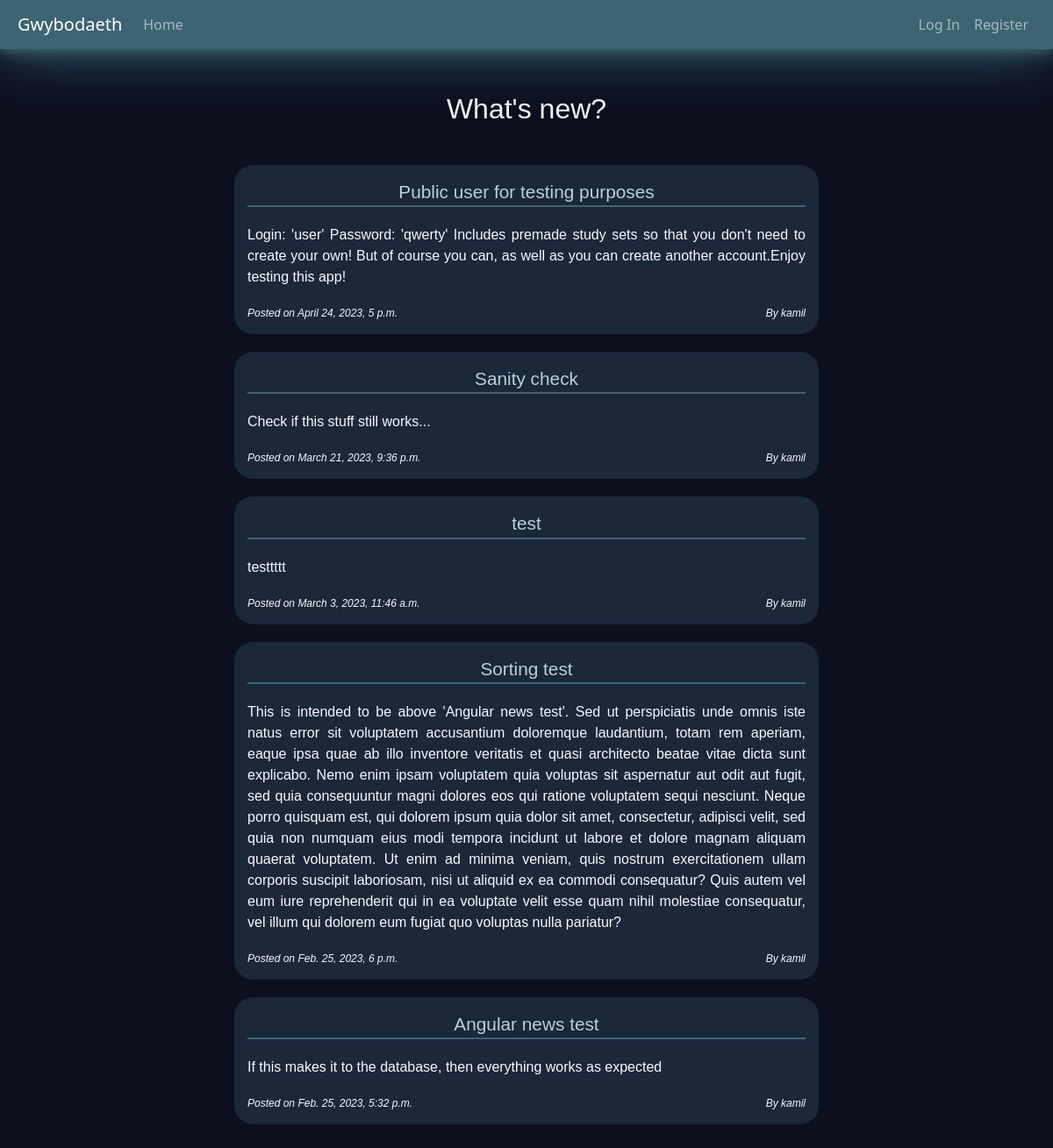
The page / on the database its author committed.
### Gwybodaeth/models.py (models this page shows)
class News(models.Model):
    author      = models.ForeignKey(User, on_delete=models.CASCADE, related_name="news")
    title       = models.CharField (max_length=127)
    body        = models.CharField (max_length=2047)
    timestamp   = models.DateTimeField(auto_now_add=True)
    class Meta:
        verbose_name_plural = "news"

class User(AbstractUser):
    def __str__(self):
        return f"{self.username}"

### Gwybodaeth/views.py (the view)
def index(request):
    require_method(request, ['GET', 'POST'])
    if request.method == 'POST':
        require_staff(request)
        data = json.loads(request.body)
        News(
            author = request.user,
            title  = data['title'],
            body   = data['body']
        ).save()
        return HttpResponseRedirect(reverse('index'))
    else:
        news = News.objects.all().order_by('-timestamp').values()
        for news_item in news:
            news_item['author'] = User.objects.get(pk=news_item['author_id'])
        return render(request, "gwybodaeth/Simple/index.html", {
            'news': news
        })

### Gwybodaeth/util.py (called while the page is built)
def require_method(request, method, status=400):
    if (type(method) is list) and (not request.method in method):
        return JsonResponse(
            {  "error" :  f"Request method must be one of the following:\
                        {', '.join(method)}."
            },  status = status)
    if not request.method == method:
        return JsonResponse(
            {  "error" : f"{method} request required"
            },  status = status)

### Gwybodaeth/templates/gwybodaeth/Simple/index.html (shortened to what this page needs)
{% extends "gwybodaeth/Layout/layout.html" %}
{% block body %}
  <div  id="index-app-container"
        data-ng-app       ="index"
        data-ng-controller="indexController">
    <header id='news-header'>
          What's new?
    </header>
    <div id="news-container">
      {% for news_item in news %}
        <div class="news-item
                    bg-moon-glass">
          <div class="news-item-title
                      text-lleuad-lawn">
            {{ news_item.title }}
          </div>
          <div class="news-item-body">
            {{ news_item.body }}
          </div>
          <div class="news-item-time">
            Posted on {{ news_item.timestamp }}
          </div>
          <div class="news-item-author">
            By {{ news_item.author }}
          </div>
        </div>
      {% empty %}
        <h1 id   ="no-news"
            class="text-lleuad-lawn">
          This site is too new to have news
        </h1>
      {% endfor %}
    </div>
  </div>
{% endblock %}

### rows shown on the page
News: title "Public user for testing purposes", body "Login: 'user' Password: 'qwerty' Includes premade study sets so that you don't need to create your own! But of course you can, as well as you can create another account.Enjoy testing this app!", timestamp "April 24, 2023, 5 p.m.", author "kamil"
News: title "Sanity check", body "Check if this stuff still works...", timestamp "March 21, 2023, 9:36 p.m.", author "kamil"
News: title "test", body "testtttt", timestamp "March 3, 2023, 11:46 a.m.", author "kamil"
News: title "Sorting test", body "This is intended to be above 'Angular news test'. Sed ut perspiciatis unde omnis iste natus error sit voluptatem accusantium doloremque laudantium, totam rem aperiam, eaque ipsa quae ab illo inventore veritatis et quasi architecto beatae vitae dicta sunt explicabo. Nemo enim ipsam voluptatem quia voluptas sit aspernatur aut odit aut fugit, sed quia consequuntur magni dolores eos qui ratione voluptatem sequi nesciunt. Neque porro quisquam est, qui dolorem ipsum quia dolor sit amet, consectetur, adipisci velit, sed quia non numquam eius modi tempora incidunt ut labore et dolore magnam aliquam quaerat voluptatem. Ut enim ad minima veniam, quis nostrum exercitationem ullam corporis suscipit…", timestamp "Feb. 25, 2023, 6 p.m.", author "kamil"
News: title "Angular news test", body "If this makes it to the database, then everything works as expected", timestamp "Feb. 25, 2023, 5:32 p.m.", author "kamil"
